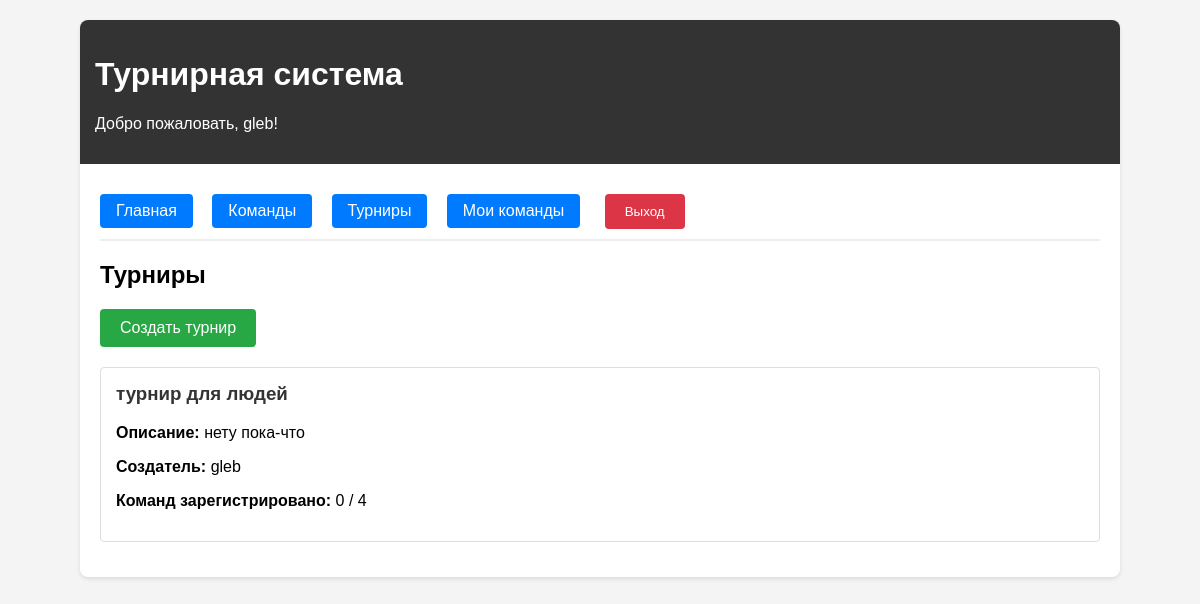
/tournaments (signed in), run on an earlier commit of the app's database.
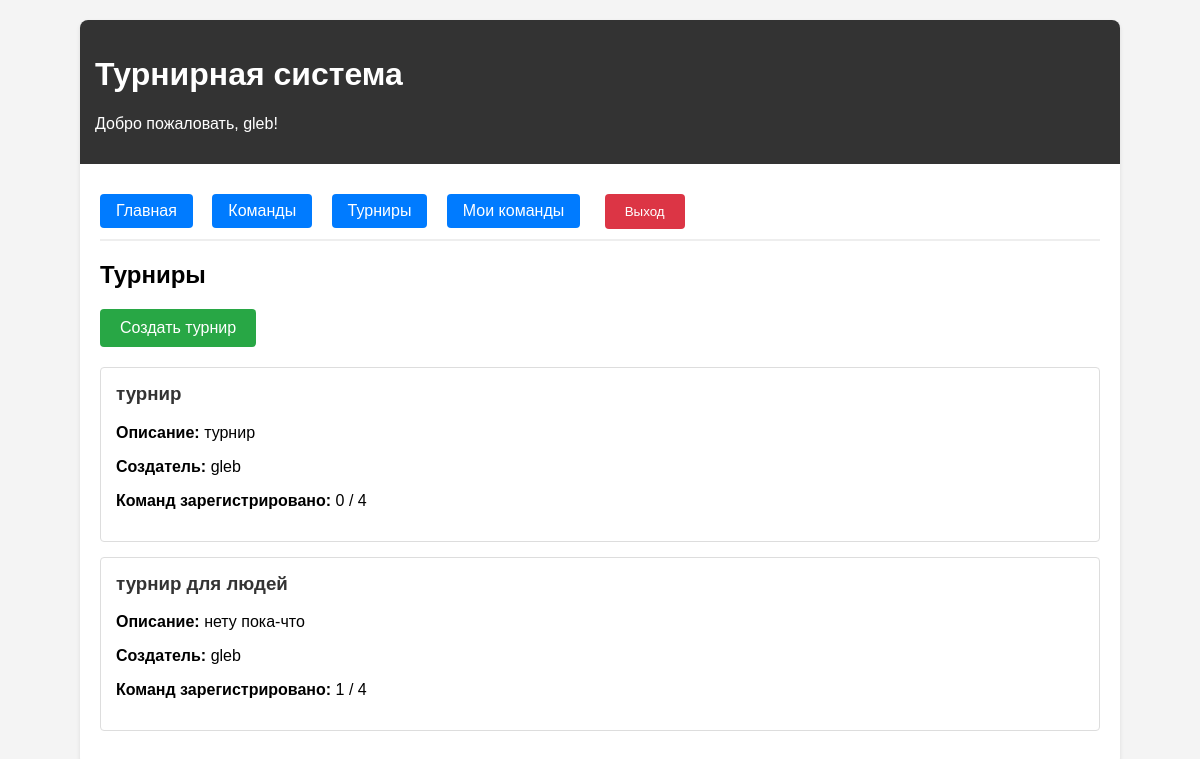
And on a later commit of the database.
### tables this page shows
CREATE TABLE users (
            id INTEGER PRIMARY KEY AUTOINCREMENT,
            username TEXT UNIQUE NOT NULL,
            password TEXT NOT NULL
        );

CREATE TABLE tournaments (
            id INTEGER PRIMARY KEY AUTOINCREMENT,
            name TEXT NOT NULL,
            description TEXT,
            creator_id INTEGER,
            max_teams INTEGER DEFAULT 16,
            FOREIGN KEY (creator_id) REFERENCES users (id)
        );

### main.py (the view)
@app.get("/tournaments", response_class=HTMLResponse)
async def tournaments_list(request: Request):
    user = require_auth(request)
    conn = get_db_connection()
    tournaments = conn.execute('''
        SELECT t.*, u.username as creator_name,
               COUNT(tt.team_id) as team_count
        FROM tournaments t
        LEFT JOIN users u ON t.creator_id = u.id
        LEFT JOIN tournament_teams tt ON t.id = tt.tournament_id
        GROUP BY t.id
        ORDER BY t.id DESC
    ''').fetchall()
    conn.close()
    return templates.TemplateResponse("tournaments.html", {
        "request": request,
        "tournaments": tournaments,
        "csrf_token": generate_csrf_token(request),
        "username": user['username'],
        "user_id": user['id']
    })

### templates/tournaments.html
{% extends "base.html" %}
{% block content %}
<h2>Турниры</h2>
<a href="/create_tournament" class="btn" style="margin-bottom: 20px;">Создать турнир</a>
{% if tournaments %}
    {% for tournament in tournaments %}
        <div class="card">
            <h3>{{ tournament.name }}</h3>
            <p><strong>Описание:</strong> {{ tournament.description or 'Нет описания' }}</p>
            <p><strong>Создатель:</strong> {{ tournament.creator_name or 'Неизвестно' }}</p>
            <p><strong>Команд зарегистрировано:</strong> {{ tournament.team_count }} / {{ tournament.max_teams }}</p>
        </div>
    {% endfor %}
{% else %}
    <p>Турниры пока не созданы.</p>
{% endif %}
{% endblock %}

### templates/base.html (shortened to what this page needs)
<!DOCTYPE html>
<html lang="ru">
<head>
</head>
<body>
    <div class="container">
        <div class="header">
            <h1>Турнирная система</h1>
            {% if username %}
                <p>Добро пожаловать, {{ username }}!</p>
            {% endif %}
        </div>
        {% if user_id %}
        <div class="nav">
            <a href="/">Главная</a>
            <a href="/teams">Команды</a>
            <a href="/tournaments">Турниры</a>
            <a href="/my_teams">Мои команды</a>
            <form method="POST" action="/logout" style="display: inline;">
                <button type="submit" class="btn" style="background-color: #dc3545; margin-left: 5px;">Выход</button>
            </form>
        </div>
        {% endif %}
        {% block content %}{% endblock %}
    </div>
</body>
</html>

### templates/base.html (style rules this page uses)
body { font-family: Arial, sans-serif; margin: 0; padding: 20px; background-color: #f4f4f4; }
.container { max-width: 1000px; margin: 0 auto; background-color: white; padding: 20px; border-radius: 8px; box-shadow: 0 2px 4px rgba(0,0,0,0.1); }
.header { background-color: #333; color: white; padding: 15px; margin: -20px -20px 20px -20px; border-radius: 8px 8px 0 0; }
.nav { margin-bottom: 20px; padding: 10px 0; border-bottom: 2px solid #eee; }
.nav a { display: inline-block; margin-right: 15px; padding: 8px 16px; background-color: #007bff; color: white; text-decoration: none; border-radius: 4px; }
.btn { background-color: #28a745; color: white; padding: 10px 20px; border: none; border-radius: 4px; cursor: pointer; text-decoration: none; display: inline-block; }
.card { border: 1px solid #ddd; border-radius: 4px; padding: 15px; margin-bottom: 15px; background-color: white; }
.card h3 { margin-top: 0; color: #333; }

What changed in the data, as far as the page shows it:
added tournaments: name "турнир", description "турнир", creator_name "gleb", team_count "0", max_teams "4"
computed for tournaments "турнир для людей": team_count "0" → "1"
